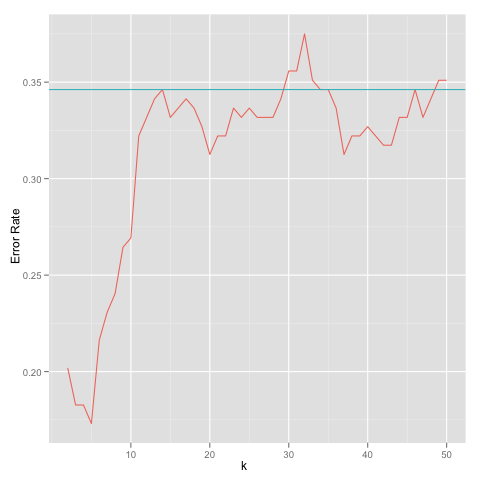

Generate this figure with R:
library("klaR")
library("class")
library("ggplot2")

train   <- read.csv('data/sonar_train.txt', header=FALSE)
train.d <- train[,1:60]
train.t <- as.factor(train[,61])
train.size <- nrow(train.d)

test       <- read.csv('data/sonar_test.txt', header=FALSE)
test.d     <- test[,1:60]
test.t     <- data.frame(class=as.factor(test[,61]))
test.size  <- nrow(test.d)

comb.d <- rbind(train, test)[,1:60]
comb.t <- data.frame(class=as.factor(rbind(train, test)[,61]))
comb.size <- nrow(comb.d)

m <- NaiveBayes(train.t~., data=train.d)
br <- predict(m, test.d[,1:60])
berr <- 1 - sum(test.t$class == br$class) / test.size

koutput <- data.frame()
for (k in 2:50) {
    pred <- knn.cv(comb.d, comb.t$class, k=k)
    err  <- 1 - sum(comb.t$class == pred) / comb.size
    koutput <- rbind(koutput, data.frame(k=k, err=err))
}

kd <- melt(koutput, id="k")
range <- c(kd$value, berr)
ymin <- min(range)
ymax <- max(range)

kp <- ggplot(kd, aes(k, value, colour=variable, ymin=ymin, ymax=ymax))
kp <- kp + geom_line()
kp <- kp + opts(legend.position="none")
kp <- kp + scale_y_continuous("Error Rate")
kp <- kp + geom_abline(data=data.frame(err=mean(berr), slope=c(0)), aes(intercept=err, slope=slope, colour="Bayes.Error"))

png("problem4.png")
print(kp)
dev.off()
